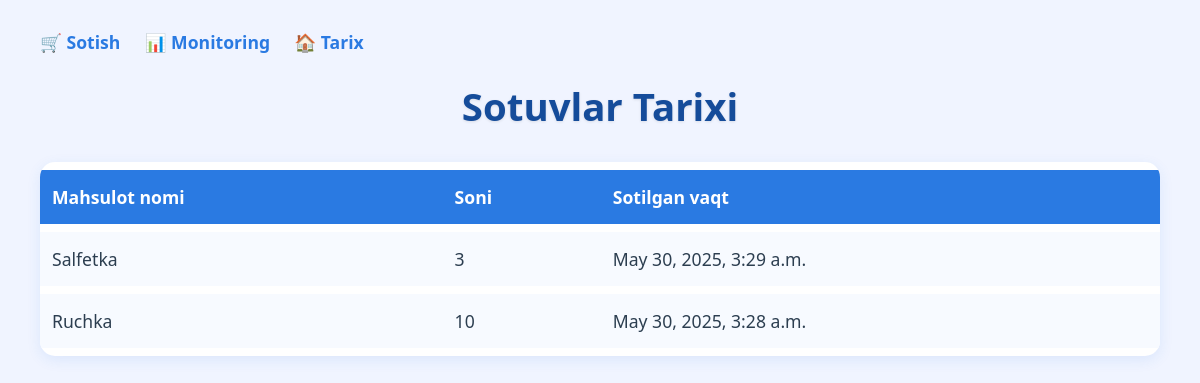
Page /history/ (signed in) on the committed database.
### core/models.py (models this page shows, shortened)
class Sale(models.Model):
    product = models.ForeignKey(Product, on_delete=models.CASCADE)
    quantity_sold = models.PositiveIntegerField()
    sold_at = models.DateTimeField(auto_now_add=True)
    @property
    def total_price(self):
        return self.product.price * self.quantity_sold

class Product(models.Model):
    shop = models.ForeignKey(Shop, on_delete=models.CASCADE)
    name = models.CharField(max_length=100)
    price = models.DecimalField(max_digits=10, decimal_places=2)
    quantity = models.PositiveIntegerField()

### core/views.py (the view)
# urls.py: path('history/', views.sales_history, name='history'),
@login_required
def sales_history(request):
    sales = Sale.objects.select_related('product').order_by('-sold_at')
    return render(request, 'core/sales_history.html', {'sales': sales})

### templates/core/sales_history.html (shortened to what this page needs)
<!DOCTYPE html>
<html lang="en">
<head>
</head>
<body>
    <nav>
        <a href="{% url 'sell' %}">🛒 Sotish</a>
        <a href="{% url 'monitoring' %}">📊 Monitoring</a>
        <a href="{% url 'history' %}">🏠 Tarix</a>
    </nav>
    <h1>Sotuvlar Tarixi</h1>
    <table>
        <thead>
            <tr>
                <th>Mahsulot nomi</th>
                <th>Soni</th>
                <th>Sotilgan vaqt</th>
            </tr>
        </thead>
        <tbody>
            {% for sale in sales %}
            <tr class="sale-row" data-sale-id="{{ forloop.counter }}">
                <td>{{ sale.product.name }}</td>
                <td>{{ sale.quantity_sold }}</td>
                <td>{{ sale.sold_at }}</td>
            </tr>
            {% endfor %}
        </tbody>
    </table>
</body>
</html>

### templates/core/sales_history.html (style rules this page uses)
body { font-family: 'Segoe UI', Tahoma, Geneva, Verdana, sans-serif; background: #f0f4ff; margin: 30px 40px; color: #2c3e50; }
nav { margin-bottom: 25px; }
nav a { margin-right: 20px; text-decoration: none; color: #2a7ae2; font-weight: 600; font-size: 1.1em; transition: color 0.3s ease; }
h1 { text-align: center; color: #154c9a; margin-bottom: 30px; font-size: 2.4em; text-shadow: 0 1px 3px rgba(0,0,0,0.1); }
table { width: 100%; border-collapse: separate; border-spacing: 0 8px; background: white; box-shadow: 0 4px 14px rgba(42, 122, 226, 0.1); border-radius: 15px; overflow: hidden; font-size: 1.1em; }
thead th { background-color: #2a7ae2; color: white; padding: 15px 12px; font-weight: 700; text-align: left; }
tbody tr.sale-row { background: #f7faff; cursor: pointer; transition: background-color 0.3s ease; border-radius: 10px; }
td { padding: 15px 12px; }

### rows in the picture
Sale: product.name "Salfetka", quantity_sold "3", sold_at "May 30, 2025, 3:29 a.m."
Sale: product.name "Ruchka", quantity_sold "10", sold_at "May 30, 2025, 3:28 a.m."
